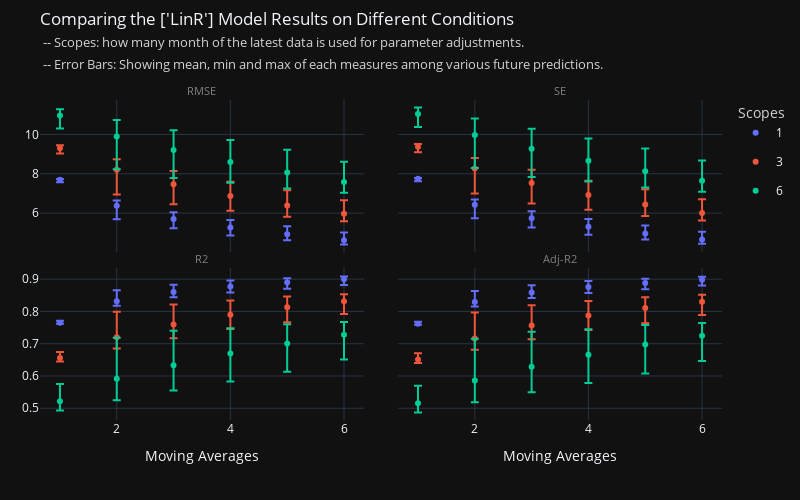
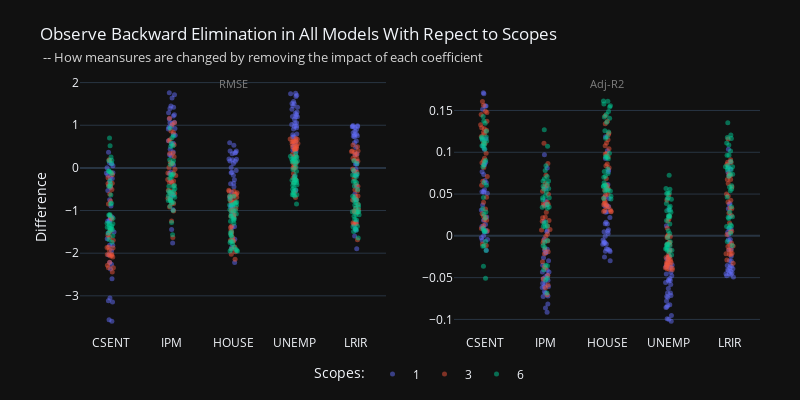
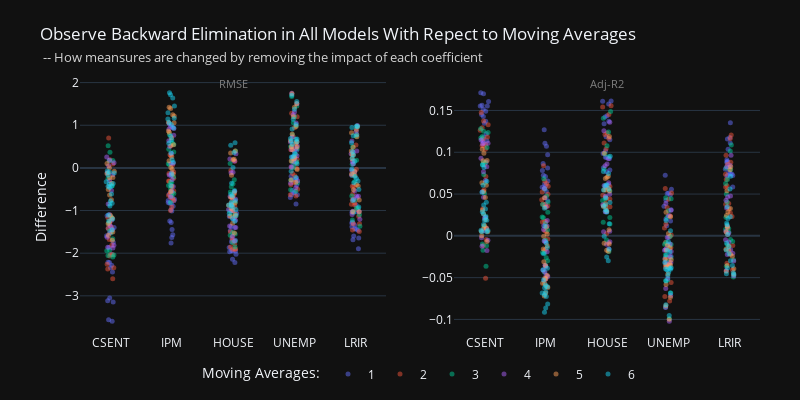

Write notebook code for charts like these, in order.
### Markdown cell above
### Multiple linear Regression
- Applying different scopes for parameter adjustments; [1,2,3,4,5,6]
- Feature selection by backward elimination for whole models.

### Code cell
# comparing model performance & backward elimination test
fig1_1, fig1_2, fig1_3 = PA.model_learning([1,3,6], model='LinR')

fig1_1.show()
fig1_2.show()
fig1_3.show()

### Figure 1 — Plotly figure (JSON) as saved in the notebook; plotly's stock layout.template omitted (floating-point values rounded to 4 significant figures)
{"data": [{"error_y": {"array": [0.04178, 0.2667, 0.3458, 0.3882, 0.4146, 0.3923], "arrayminus": [0.1204, 0.6861, 0.4761, 0.4049, 0.2989, 0.2101]}, "hovertemplate": "SC=1<br>MA=%{x}<br>RMSE_mean=%{y}<extra></extra>", "legendgroup": "1", "marker": {"color": "#636efa", "symbol": "circle"}, "mode": "markers", "name": "1", "orientation": "v", "showlegend": true, "type": "scatter", "x": [1, 2, 3, 4, 5, 6], "xaxis": "x", "y": [7.69, 6.378, 5.703, 5.266, 4.922, 4.62], "yaxis": "y"}, {"error_y": {"array": [0.1426, 0.5334, 0.6705, 0.7242, 0.7717, 0.6878], "arrayminus": [0.2776, 1.253, 1.026, 0.7442, 0.5752, 0.3772]}, "hovertemplate": "SC=3<br>MA=%{x}<br>RMSE_mean=%{y}<extra></extra>", "legendgroup": "3", "marker": {"color": "#EF553B", "symbol": "circle"}, "mode": "markers", "name": "3", "orientation": "v", "showlegend": true, "type": "scatter", "x": [1, 2, 3, 4, 5, 6], "xaxis": "x", "y": [9.303, 8.202, 7.473, 6.87, 6.388, 5.966], "yaxis": "y"}, {"error_y": {"array": [0.3195, 0.8325, 1.002, 1.119, 1.152, 1.028], "arrayminus": [0.6547, 1.667, 1.426, 1.056, 0.8188, 0.5441]}, "hovertemplate": "SC=6<br>MA=%{x}<br>RMSE_mean=%{y}<extra></extra>", "legendgroup": "6", "marker": {"color": "#00cc96", "symbol": "circle"}, "mode": "markers", "name": "6", "orientation": "v", "showlegend": true, "type": "scatter", "x": [1, 2, 3, 4, 5, 6], "xaxis": "x", "y": [10.96, 9.895, 9.209, 8.602, 8.067, 7.584], "yaxis": "y"}, {"error_y": {"array": [0.04243, 0.2689, 0.3485, 0.3913, 0.4179, 0.3955], "arrayminus": [0.1216, 0.6914, 0.4799, 0.408, 0.3013, 0.2117]}, "hovertemplate": "SC=1<br>MA=%{x}<br>SE_mean=%{y}<extra></extra>", "legendgroup": "1", "marker": {"color": "#636efa", "symbol": "circle"}, "mode": "markers", "name": "1", "orientation": "v", "showlegend": false, "type": "scatter", "x": [1, 2, 3, 4, 5, 6], "xaxis": "x2", "y": [7.747, 6.425, 5.745, 5.305, 4.958, 4.655], "yaxis": "y2"}, {"error_y": {"array": [0.1436, 0.5376, 0.6756, 0.7299, 0.7777, 0.6932], "arrayminus": [0.2801, 1.263, 1.034, 0.7499, 0.5796, 0.3801]}, "hovertemplate": "SC=3<br>MA=%{x}<br>SE_mean=%{y}<extra></extra>", "legendgroup": "3", "marker": {"color": "#EF553B", "symbol": "circle"}, "mode": "markers", "name": "3", "orientation": "v", "showlegend": false, "type": "scatter", "x": [1, 2, 3, 4, 5, 6], "xaxis": "x2", "y": [9.371, 8.262, 7.529, 6.921, 6.436, 6.011], "yaxis": "y2"}, {"error_y": {"array": [0.3217, 0.8389, 1.009, 1.128, 1.161, 1.036], "arrayminus": [0.6599, 1.68, 1.437, 1.065, 0.8251, 0.5484]}, "hovertemplate": "SC=6<br>MA=%{x}<br>SE_mean=%{y}<extra></extra>", "legendgroup": "6", "marker": {"color": "#00cc96", "symbol": "circle"}, "mode": "markers", "name": "6", "orientation": "v", "showlegend": false, "type": "scatter", "x": [1, 2, 3, 4, 5, 6], "xaxis": "x2", "y": [11.04, 9.968, 9.277, 8.666, 8.127, 7.64], "yaxis": "y2"}, {"error_y": {"array": [0.0062, 0.03411, 0.02227, 0.01841, 0.0133, 0.009216], "arrayminus": [0.00289, 0.01332, 0.01657, 0.0182, 0.01903, 0.01762]}, "hovertemplate": "SC=1<br>MA=%{x}<br>R2_mean=%{y}<extra></extra>", "legendgroup": "1", "marker": {"color": "#636efa", "symbol": "circle"}, "mode": "markers", "name": "1", "orientation": "v", "showlegend": false, "type": "scatter", "x": [1, 2, 3, 4, 5, 6], "xaxis": "x3", "y": [0.7646, 0.8312, 0.8604, 0.8772, 0.8893, 0.8994], "yaxis": "y3"}, {"error_y": {"array": [0.01873, 0.07932, 0.06226, 0.04415, 0.03313, 0.02133], "arrayminus": [0.01068, 0.03498, 0.0423, 0.04444, 0.04641, 0.04022]}, "hovertemplate": "SC=3<br>MA=%{x}<br>R2_mean=%{y}<extra></extra>", "legendgroup": "3", "marker": {"color": "#EF553B", "symbol": "circle"}, "mode": "markers", "name": "3", "orientation": "v", "showlegend": false, "type": "scatter", "x": [1, 2, 3, 4, 5, 6], "xaxis": "x3", "y": [0.6555, 0.7199, 0.7592, 0.79, 0.8129, 0.8319], "yaxis": "y3"}, {"error_y": {"array": [0.05372, 0.1271, 0.1064, 0.07796, 0.05965, 0.0391], "arrayminus": [0.02805, 0.06661, 0.07843, 0.08682, 0.08812, 0.07682]}, "hovertemplate": "SC=6<br>MA=%{x}<br>R2_mean=%{y}<extra></extra>", "legendgroup": "6", "marker": {"color": "#00cc96", "symbol": "circle"}, "mode": "markers", "name": "6", "orientation": "v", "showlegend": false, "type": "scatter", "x": [1, 2, 3, 4, 5, 6], "xaxis": "x3", "y": [0.5214, 0.5914, 0.6334, 0.67, 0.701, 0.7279], "yaxis": "y3"}, {"error_y": {"array": [0.006293, 0.03454, 0.02255, 0.01865, 0.01347, 0.009332], "arrayminus": [0.002914, 0.0135, 0.01678, 0.01843, 0.01928, 0.01784]}, "hovertemplate": "SC=1<br>MA=%{x}<br>Adj-R2_mean=%{y}<extra></extra>", "legendgroup": "1", "marker": {"color": "#636efa", "symbol": "circle"}, "mode": "markers", "name": "1", "orientation": "v", "showlegend": false, "type": "scatter", "x": [1, 2, 3, 4, 5, 6], "xaxis": "x4", "y": [0.7617, 0.8291, 0.8587, 0.8756, 0.888, 0.8981], "yaxis": "y4"}, {"error_y": {"array": [0.01898, 0.08031, 0.06305, 0.04471, 0.03355, 0.0216], "arrayminus": [0.0108, 0.03542, 0.04284, 0.04501, 0.047, 0.04074]}, "hovertemplate": "SC=3<br>MA=%{x}<br>Adj-R2_mean=%{y}<extra></extra>", "legendgroup": "3", "marker": {"color": "#EF553B", "symbol": "circle"}, "mode": "markers", "name": "3", "orientation": "v", "showlegend": false, "type": "scatter", "x": [1, 2, 3, 4, 5, 6], "xaxis": "x4", "y": [0.6513, 0.7165, 0.7563, 0.7874, 0.8106, 0.8298], "yaxis": "y4"}, {"error_y": {"array": [0.05441, 0.1287, 0.1078, 0.07895, 0.06041, 0.03959], "arrayminus": [0.02838, 0.06745, 0.07942, 0.08793, 0.08924, 0.0778]}, "hovertemplate": "SC=6<br>MA=%{x}<br>Adj-R2_mean=%{y}<extra></extra>", "legendgroup": "6", "marker": {"color": "#00cc96", "symbol": "circle"}, "mode": "markers", "name": "6", "orientation": "v", "showlegend": false, "type": "scatter", "x": [1, 2, 3, 4, 5, 6], "xaxis": "x4", "y": [0.5156, 0.5864, 0.6289, 0.6659, 0.6973, 0.7245], "yaxis": "y4"}], "layout": {"annotations": [{"font": {"color": "grey", "size": 11}, "showarrow": false, "text": "RMSE", "x": 0.2375, "xanchor": "center", "xref": "paper", "y": 1, "yanchor": "bottom", "yref": "paper"}, {"font": {"color": "grey", "size": 11}, "showarrow": false, "text": "SE", "x": 0.7625, "xanchor": "center", "xref": "paper", "y": 1, "yanchor": "bottom", "yref": "paper"}, {"font": {"color": "grey", "size": 11}, "showarrow": false, "text": "R2", "x": 0.2375, "xanchor": "center", "xref": "paper", "y": 0.475, "yanchor": "bottom", "yref": "paper"}, {"font": {"color": "grey", "size": 11}, "showarrow": false, "text": "Adj-R2", "x": 0.7625, "xanchor": "center", "xref": "paper", "y": 0.475, "yanchor": "bottom", "yref": "paper"}], "height": 500, "legend": {"title": {"font": {"color": "lightgrey"}, "text": "Scopes"}}, "margin": {"l": 40, "r": 40, "t": 100}, "title": {"text": "Comparing the ['LinR'] Model Results on Different Conditions<br><span style=\"font-size: 12.5px; color: lightgrey;\"> -- Scopes: how many month of the latest data is used for parameter adjustments.</span><br><span style=\"font-size: 12.5px; color: lightgrey;\"> -- Error Bars: Showing mean, min and max of each measures among various future predictions.</span>", "y": 0.95, "yanchor": "top"}, "width": 800, "xaxis": {"anchor": "y", "domain": [0, 0.475], "matches": "x3", "showticklabels": false}, "xaxis2": {"anchor": "y2", "domain": [0.525, 1], "matches": "x4", "showticklabels": false}, "xaxis3": {"anchor": "y3", "domain": [0, 0.475], "title": {"text": "Moving Averages"}}, "xaxis4": {"anchor": "y4", "domain": [0.525, 1], "title": {"text": "Moving Averages"}}, "yaxis": {"anchor": "x", "domain": [0.525, 1]}, "yaxis2": {"anchor": "x2", "domain": [0.525, 1], "matches": "y", "showticklabels": false}, "yaxis3": {"anchor": "x3", "domain": [0, 0.475]}, "yaxis4": {"anchor": "x4", "domain": [0, 0.475], "matches": "y3", "showticklabels": false}}}

### Figure 2 — Plotly figure (JSON) as saved in the notebook; plotly's stock layout.template omitted (floating-point values rounded to 4 significant figures; data arrays with more than 128 entries replaced by an {"elided": "..."} marker saying what was removed)
{"data": [{"alignmentgroup": "True", "boxpoints": "all", "fillcolor": "rgba(255,255,255,0)", "hoveron": "points", "hovertemplate": "sc=1<br>theta=%{x}<br>diff=%{y}<extra></extra>", "legendgroup": "1", "line": {"color": "rgba(255,255,255,0)"}, "marker": {"color": "#636efa", "opacity": 0.5, "size": 5}, "name": "1", "offsetgroup": "1", "orientation": "v", "pointpos": 0, "showlegend": true, "type": "box", "x": {"elided": "180 str values"}, "x0": " ", "xaxis": "x", "y": {"elided": "180 float values"}, "y0": " ", "yaxis": "y"}, {"alignmentgroup": "True", "boxpoints": "all", "fillcolor": "rgba(255,255,255,0)", "hoveron": "points", "hovertemplate": "sc=1<br>theta=%{x}<br>diff=%{y}<extra></extra>", "legendgroup": "1", "line": {"color": "rgba(255,255,255,0)"}, "marker": {"color": "#636efa", "opacity": 0.5, "size": 5}, "name": "1", "offsetgroup": "1", "orientation": "v", "pointpos": 0, "showlegend": false, "type": "box", "x": {"elided": "180 str values"}, "x0": " ", "xaxis": "x2", "y": {"elided": "180 float values"}, "y0": " ", "yaxis": "y2"}, {"alignmentgroup": "True", "boxpoints": "all", "fillcolor": "rgba(255,255,255,0)", "hoveron": "points", "hovertemplate": "sc=3<br>theta=%{x}<br>diff=%{y}<extra></extra>", "legendgroup": "3", "line": {"color": "rgba(255,255,255,0)"}, "marker": {"color": "#EF553B", "opacity": 0.5, "size": 5}, "name": "3", "offsetgroup": "3", "orientation": "v", "pointpos": 0, "showlegend": true, "type": "box", "x": {"elided": "180 str values"}, "x0": " ", "xaxis": "x", "y": {"elided": "180 float values"}, "y0": " ", "yaxis": "y"}, {"alignmentgroup": "True", "boxpoints": "all", "fillcolor": "rgba(255,255,255,0)", "hoveron": "points", "hovertemplate": "sc=3<br>theta=%{x}<br>diff=%{y}<extra></extra>", "legendgroup": "3", "line": {"color": "rgba(255,255,255,0)"}, "marker": {"color": "#EF553B", "opacity": 0.5, "size": 5}, "name": "3", "offsetgroup": "3", "orientation": "v", "pointpos": 0, "showlegend": false, "type": "box", "x": {"elided": "180 str values"}, "x0": " ", "xaxis": "x2", "y": {"elided": "180 float values"}, "y0": " ", "yaxis": "y2"}, {"alignmentgroup": "True", "boxpoints": "all", "fillcolor": "rgba(255,255,255,0)", "hoveron": "points", "hovertemplate": "sc=6<br>theta=%{x}<br>diff=%{y}<extra></extra>", "legendgroup": "6", "line": {"color": "rgba(255,255,255,0)"}, "marker": {"color": "#00cc96", "opacity": 0.5, "size": 5}, "name": "6", "offsetgroup": "6", "orientation": "v", "pointpos": 0, "showlegend": true, "type": "box", "x": {"elided": "180 str values"}, "x0": " ", "xaxis": "x", "y": {"elided": "180 float values"}, "y0": " ", "yaxis": "y"}, {"alignmentgroup": "True", "boxpoints": "all", "fillcolor": "rgba(255,255,255,0)", "hoveron": "points", "hovertemplate": "sc=6<br>theta=%{x}<br>diff=%{y}<extra></extra>", "legendgroup": "6", "line": {"color": "rgba(255,255,255,0)"}, "marker": {"color": "#00cc96", "opacity": 0.5, "size": 5}, "name": "6", "offsetgroup": "6", "orientation": "v", "pointpos": 0, "showlegend": false, "type": "box", "x": {"elided": "180 str values"}, "x0": " ", "xaxis": "x2", "y": {"elided": "180 float values"}, "y0": " ", "yaxis": "y2"}], "layout": {"annotations": [{"font": {"color": "grey", "size": 11}, "showarrow": false, "text": "RMSE", "x": 0.225, "xanchor": "center", "xref": "paper", "y": 0.95, "yanchor": "bottom", "yref": "paper"}, {"font": {"color": "grey", "size": 11}, "showarrow": false, "text": "Adj-R2", "x": 0.775, "xanchor": "center", "xref": "paper", "y": 0.95, "yanchor": "bottom", "yref": "paper"}], "height": 400, "legend": {"orientation": "h", "title": {"text": "Scopes:"}, "x": 0.5, "xanchor": "center", "y": -0.1, "yanchor": "top"}, "margin": {"b": 60, "l": 80, "r": 40, "t": 80}, "title": {"text": "Observe Backward Elimination in All Models With Repect to Scopes<br><span style=\"font-size: 12.5px; color: lightgrey;\"> -- How meansures are changed by removing the impact of each coefficient</span>"}, "width": 800, "xaxis": {"anchor": "y", "domain": [0, 0.45]}, "xaxis2": {"anchor": "y2", "domain": [0.55, 1]}, "yaxis": {"anchor": "x", "domain": [0, 1], "title": {"text": "Difference"}}, "yaxis2": {"anchor": "x2", "domain": [0, 1]}}}

### Figure 3 — Plotly figure (JSON) as saved in the notebook; plotly's stock layout.template omitted (floating-point values rounded to 4 significant figures)
{"data": [{"alignmentgroup": "True", "boxpoints": "all", "fillcolor": "rgba(255,255,255,0)", "hoveron": "points", "hovertemplate": "ma=1<br>theta=%{x}<br>diff=%{y}<extra></extra>", "legendgroup": "1", "line": {"color": "rgba(255,255,255,0)"}, "marker": {"color": "#636efa", "opacity": 0.5, "size": 5}, "name": "1", "offsetgroup": "1", "orientation": "v", "pointpos": 0, "showlegend": true, "type": "box", "x": ["CSENT", "IPM", "HOUSE", "UNEMP", "LRIR", "CSENT", "IPM", "HOUSE", "UNEMP", "LRIR", "CSENT", "IPM", "HOUSE", "UNEMP", "LRIR", "CSENT", "IPM", "HOUSE", "UNEMP", "LRIR", "CSENT", "IPM", "HOUSE", "UNEMP", "LRIR", "CSENT", "IPM", "HOUSE", "UNEMP", "LRIR", "CSENT", "IPM", "HOUSE", "UNEMP", "LRIR", "CSENT", "IPM", "HOUSE", "UNEMP", "LRIR", "CSENT", "IPM", "HOUSE", "UNEMP", "LRIR", "CSENT", "IPM", "HOUSE", "UNEMP", "LRIR", "CSENT", "IPM", "HOUSE", "UNEMP", "LRIR", "CSENT", "IPM", "HOUSE", "UNEMP", "LRIR", "CSENT", "IPM", "HOUSE", "UNEMP", "LRIR", "CSENT", "IPM", "HOUSE", "UNEMP", "LRIR", "CSENT", "IPM", "HOUSE", "UNEMP", "LRIR", "CSENT", "IPM", "HOUSE", "UNEMP", "LRIR", "CSENT", "IPM", "HOUSE", "UNEMP", "LRIR", "CSENT", "IPM", "HOUSE", "UNEMP", "LRIR"], "x0": " ", "xaxis": "x", "y": [-2.218, -0.6375, -1.374, -0.5295, -1.437, -3.117, -0.6149, -2.221, -0.1977, -1.894, -3.144, -0.7089, -1.868, 0.2612, -1.345, -3.052, -0.9826, -1.675, 0.3863, -1.27, -3.56, -1.443, -1.395, 0.4935, -1.597, -3.597, -1.763, -1.065, 0.416, -1.465, -1.867, -0.8324, -1.467, -0.696, -1.292, -2.441, -0.7338, -2.142, -0.5795, -1.683, -2.341, -0.8277, -1.964, -0.2353, -1.285, -2.024, -1.011, -2.027, -0.2696, -1.038, -2.213, -1.244, -1.696, 0.02493, -1.028, -2.284, -1.629, -1.167, 0.1377, -1.016, -1.121, -0.7733, -1.193, -0.6268, -1.43, -1.746, -0.7637, -1.949, -0.847, -1.645, -1.593, -0.809, -1.938, -0.6304, -1.378, -1.33, -0.8995, -1.951, -0.5805, -1.031, -1.422, -1.281, -1.735, -0.4056, -0.8658, -1.396, -1.569, -1.139, -0.2792, -0.6925], "y0": " ", "yaxis": "y"}, {"alignmentgroup": "True", "boxpoints": "all", "fillcolor": "rgba(255,255,255,0)", "hoveron": "points", "hovertemplate": "ma=1<br>theta=%{x}<br>diff=%{y}<extra></extra>", "legendgroup": "1", "line": {"color": "rgba(255,255,255,0)"}, "marker": {"color": "#636efa", "opacity": 0.5, "size": 5}, "name": "1", "offsetgroup": "1", "orientation": "v", "pointpos": 0, "showlegend": false, "type": "box", "x": ["CSENT", "IPM", "HOUSE", "UNEMP", "LRIR", "CSENT", "IPM", "HOUSE", "UNEMP", "LRIR", "CSENT", "IPM", "HOUSE", "UNEMP", "LRIR", "CSENT", "IPM", "HOUSE", "UNEMP", "LRIR", "CSENT", "IPM", "HOUSE", "UNEMP", "LRIR", "CSENT", "IPM", "HOUSE", "UNEMP", "LRIR", "CSENT", "IPM", "HOUSE", "UNEMP", "LRIR", "CSENT", "IPM", "HOUSE", "UNEMP", "LRIR", "CSENT", "IPM", "HOUSE", "UNEMP", "LRIR", "CSENT", "IPM", "HOUSE", "UNEMP", "LRIR", "CSENT", "IPM", "HOUSE", "UNEMP", "LRIR", "CSENT", "IPM", "HOUSE", "UNEMP", "LRIR", "CSENT", "IPM", "HOUSE", "UNEMP", "LRIR", "CSENT", "IPM", "HOUSE", "UNEMP", "LRIR", "CSENT", "IPM", "HOUSE", "UNEMP", "LRIR", "CSENT", "IPM", "HOUSE", "UNEMP", "LRIR", "CSENT", "IPM", "HOUSE", "UNEMP", "LRIR", "CSENT", "IPM", "HOUSE", "UNEMP", "LRIR"], "x0": " ", "xaxis": "x2", "y": [0.116, 0.03742, 0.07655, 0.03132, 0.07973, 0.1553, 0.03686, 0.1187, 0.01218, 0.1037, 0.1554, 0.04199, 0.1019, -0.01649, 0.07621, 0.1514, 0.05694, 0.09241, -0.02451, 0.07215, 0.1699, 0.08111, 0.0787, -0.03159, 0.08879, 0.1713, 0.09693, 0.06155, -0.0265, 0.08227, 0.1223, 0.05802, 0.09849, 0.0489, 0.08763, 0.1606, 0.05335, 0.1436, 0.04249, 0.1159, 0.1561, 0.06025, 0.134, 0.01769, 0.09117, 0.137, 0.07257, 0.1372, 0.02016, 0.07441, 0.1453, 0.0865, 0.1149, -0.001861, 0.07237, 0.1491, 0.1107, 0.08145, -0.01033, 0.07153, 0.08848, 0.0621, 0.09381, 0.05071, 0.111, 0.1428, 0.06552, 0.1579, 0.07239, 0.1353, 0.1346, 0.07092, 0.1611, 0.05571, 0.1176, 0.1134, 0.0782, 0.1614, 0.05121, 0.08906, 0.1183, 0.1073, 0.1422, 0.03542, 0.07399, 0.1138, 0.1269, 0.09403, 0.02402, 0.05842], "y0": " ", "yaxis": "y2"}, {"alignmentgroup": "True", "boxpoints": "all", "fillcolor": "rgba(255,255,255,0)", "hoveron": "points", "hovertemplate": "ma=2<br>theta=%{x}<br>diff=%{y}<extra></extra>", "legendgroup": "2", "line": {"color": "rgba(255,255,255,0)"}, "marker": {"color": "#EF553B", "opacity": 0.5, "size": 5}, "name": "2", "offsetgroup": "2", "orientation": "v", "pointpos": 0, "showlegend": true, "type": "box", "x": ["CSENT", "IPM", "HOUSE", "UNEMP", "LRIR", "CSENT", "IPM", "HOUSE", "UNEMP", "LRIR", "CSENT", "IPM", "HOUSE", "UNEMP", "LRIR", "CSENT", "IPM", "HOUSE", "UNEMP", "LRIR", "CSENT", "IPM", "HOUSE", "UNEMP", "LRIR", "CSENT", "IPM", "HOUSE", "UNEMP", "LRIR", "CSENT", "IPM", "HOUSE", "UNEMP", "LRIR", "CSENT", "IPM", "HOUSE", "UNEMP", "LRIR", "CSENT", "IPM", "HOUSE", "UNEMP", "LRIR", "CSENT", "IPM", "HOUSE", "UNEMP", "LRIR", "CSENT", "IPM", "HOUSE", "UNEMP", "LRIR", "CSENT", "IPM", "HOUSE", "UNEMP", "LRIR", "CSENT", "IPM", "HOUSE", "UNEMP", "LRIR", "CSENT", "IPM", "HOUSE", "UNEMP", "LRIR", "CSENT", "IPM", "HOUSE", "UNEMP", "LRIR", "CSENT", "IPM", "HOUSE", "UNEMP", "LRIR", "CSENT", "IPM", "HOUSE", "UNEMP", "LRIR", "CSENT", "IPM", "HOUSE", "UNEMP", "LRIR"], "x0": " ", "xaxis": "x", "y": [0.08938, -0.1288, -0.06059, 0.7276, 0.79, -1.167, -0.09391, 0.1542, 0.5134, -0.03377, -1.814, 0.3101, -0.8779, 0.6096, -0.7547, -2.37, 0.2822, -1.152, 0.94, -0.7223, -2.26, 0.06994, -0.9023, 1.202, -0.4315, -2.599, -0.3149, -0.6896, 1.282, -0.6147, 0.1937, -0.3046, -0.6203, 0.4282, 0.5394, -1.177, -0.6006, -0.7854, -0.0133, -0.4284, -2.036, -0.5269, -1.635, -0.3422, -1.31, -2.344, -0.5412, -1.9, -0.131, -1.31, -2.066, -0.7108, -1.857, 0.01076, -0.9773, -2.03, -0.9182, -1.71, 0.1095, -0.8524, 0.7034, -0.2412, -0.6641, 0.2004, 0.1669, -0.4304, -0.5785, -0.8008, -0.1866, -0.8169, -1.394, -0.6427, -1.495, -0.6278, -1.494, -1.678, -0.6888, -1.907, -0.6567, -1.458, -1.413, -0.7578, -1.905, -0.5012, -1.133, -1.299, -0.9966, -1.793, -0.3925, -0.8701], "y0": " ", "yaxis": "y"}, {"alignmentgroup": "True", "boxpoints": "all", "fillcolor": "rgba(255,255,255,0)", "hoveron": "points", "hovertemplate": "ma=2<br>theta=%{x}<br>diff=%{y}<extra></extra>", "legendgroup": "2", "line": {"color": "rgba(255,255,255,0)"}, "marker": {"color": "#EF553B", "opacity": 0.5, "size": 5}, "name": "2", "offsetgroup": "2", "orientation": "v", "pointpos": 0, "showlegend": false, "type": "box", "x": ["CSENT", "IPM", "HOUSE", "UNEMP", "LRIR", "CSENT", "IPM", "HOUSE", "UNEMP", "LRIR", "CSENT", "IPM", "HOUSE", "UNEMP", "LRIR", "CSENT", "IPM", "HOUSE", "UNEMP", "LRIR", "CSENT", "IPM", "HOUSE", "UNEMP", "LRIR", "CSENT", "IPM", "HOUSE", "UNEMP", "LRIR", "CSENT", "IPM", "HOUSE", "UNEMP", "LRIR", "CSENT", "IPM", "HOUSE", "UNEMP", "LRIR", "CSENT", "IPM", "HOUSE", "UNEMP", "LRIR", "CSENT", "IPM", "HOUSE", "UNEMP", "LRIR", "CSENT", "IPM", "HOUSE", "UNEMP", "LRIR", "CSENT", "IPM", "HOUSE", "UNEMP", "LRIR", "CSENT", "IPM", "HOUSE", "UNEMP", "LRIR", "CSENT", "IPM", "HOUSE", "UNEMP", "LRIR", "CSENT", "IPM", "HOUSE", "UNEMP", "LRIR", "CSENT", "IPM", "HOUSE", "UNEMP", "LRIR", "CSENT", "IPM", "HOUSE", "UNEMP", "LRIR", "CSENT", "IPM", "HOUSE", "UNEMP", "LRIR"], "x0": " ", "xaxis": "x2", "y": [-0.004317, 0.006104, 0.002888, -0.03709, -0.04048, 0.05506, 0.004852, -0.008128, -0.02784, 0.001753, 0.08505, -0.0173, 0.0446, -0.03477, 0.03873, 0.1077, -0.01596, 0.05822, -0.05574, 0.0378, 0.1037, -0.003891, 0.04653, -0.07255, 0.0231, 0.116, 0.01706, 0.03629, -0.07802, 0.03254, -0.01149, 0.01743, 0.03466, -0.02582, -0.03278, 0.07099, 0.03768, 0.04867, 0.0008673, 0.02719, 0.1265, 0.03606, 0.1043, 0.02368, 0.08538, 0.1476, 0.03816, 0.1232, 0.009464, 0.08818, 0.133, 0.0498, 0.1212, -0.0007865, 0.06737, 0.1292, 0.06271, 0.1112, -0.007947, 0.05845, -0.0508, 0.01646, 0.04414, -0.01405, -0.01168, 0.03235, 0.04311, 0.05894, 0.01421, 0.06007, 0.1094, 0.05244, 0.1167, 0.05126, 0.1166, 0.1373, 0.05922, 0.1542, 0.05654, 0.1207, 0.1184, 0.06556, 0.1557, 0.0439, 0.09629, 0.1078, 0.08395, 0.1451, 0.03405, 0.07376], "y0": " ", "yaxis": "y2"}, {"alignmentgroup": "True", "boxpoints": "all", "fillcolor": "rgba(255,255,255,0)", "hoveron": "points", "hovertemplate": "ma=3<br>theta=%{x}<br>diff=%{y}<extra></extra>", "legendgroup": "3", "line": {"color": "rgba(255,255,255,0)"}, "marker": {"color": "#00cc96", "opacity": 0.5, "size": 5}, "name": "3", "offsetgroup": "3", "orientation": "v", "pointpos": 0, "showlegend": true, "type": "box", "x": ["CSENT", "IPM", "HOUSE", "UNEMP", "LRIR", "CSENT", "IPM", "HOUSE", "UNEMP", "LRIR", "CSENT", "IPM", "HOUSE", "UNEMP", "LRIR", "CSENT", "IPM", "HOUSE", "UNEMP", "LRIR", "CSENT", "IPM", "HOUSE", "UNEMP", "LRIR", "CSENT", "IPM", "HOUSE", "UNEMP", "LRIR", "CSENT", "IPM", "HOUSE", "UNEMP", "LRIR", "CSENT", "IPM", "HOUSE", "UNEMP", "LRIR", "CSENT", "IPM", "HOUSE", "UNEMP", "LRIR", "CSENT", "IPM", "HOUSE", "UNEMP", "LRIR", "CSENT", "IPM", "HOUSE", "UNEMP", "LRIR", "CSENT", "IPM", "HOUSE", "UNEMP", "LRIR", "CSENT", "IPM", "HOUSE", "UNEMP", "LRIR", "CSENT", "IPM", "HOUSE", "UNEMP", "LRIR", "CSENT", "IPM", "HOUSE", "UNEMP", "LRIR", "CSENT", "IPM", "HOUSE", "UNEMP", "LRIR", "CSENT", "IPM", "HOUSE", "UNEMP", "LRIR", "CSENT", "IPM", "HOUSE", "UNEMP", "LRIR"], "x0": " ", "xaxis": "x", "y": [0.368, 0.4362, -0.3688, 0.7784, 0.9886, -0.2485, 0.546, 0.3937, 1.061, 0.7431, -1.149, 0.576, 0.1014, 0.9833, 0.08767, -1.659, 0.786, -0.4428, 1.206, -0.1759, -1.943, 0.6383, -0.5637, 1.453, -0.1547, -2.04, 0.3704, -0.2759, 1.672, -0.08045, 0.1714, 0.09826, -0.8037, 0.4477, 0.4971, -0.4172, -0.1226, -0.5244, 0.5011, 0.1798, -1.502, -0.343, -1.008, 0.1166, -0.6577, -2.056, -0.3353, -1.515, 0.006419, -1.044, -2.089, -0.412, -1.713, 0.1446, -0.9439, -1.929, -0.6016, -1.549, 0.3195, -0.7521, 0.5214, 0.07995, -0.8365, 0.1699, 0.101, 0.1673, -0.2158, -0.6579, 0.1391, -0.3199, -0.8493, -0.4898, -1.082, -0.2879, -1.096, -1.482, -0.574, -1.582, -0.548, -1.37, -1.535, -0.6572, -1.854, -0.515, -1.224, -1.286, -0.8102, -1.751, -0.3492, -0.9468], "y0": " ", "yaxis": "y"}, {"alignmentgroup": "True", "boxpoints": "all", "fillcolor": "rgba(255,255,255,0)", "hoveron": "points", "hovertemplate": "ma=3<br>theta=%{x}<br>diff=%{y}<extra></extra>", "legendgroup": "3", "line": {"color": "rgba(255,255,255,0)"}, "marker": {"color": "#00cc96", "opacity": 0.5, "size": 5}, "name": "3", "offsetgroup": "3", "orientation": "v", "pointpos": 0, "showlegend": false, "type": "box", "x": ["CSENT", "IPM", "HOUSE", "UNEMP", "LRIR", "CSENT", "IPM", "HOUSE", "UNEMP", "LRIR", "CSENT", "IPM", "HOUSE", "UNEMP", "LRIR", "CSENT", "IPM", "HOUSE", "UNEMP", "LRIR", "CSENT", "IPM", "HOUSE", "UNEMP", "LRIR", "CSENT", "IPM", "HOUSE", "UNEMP", "LRIR", "CSENT", "IPM", "HOUSE", "UNEMP", "LRIR", "CSENT", "IPM", "HOUSE", "UNEMP", "LRIR", "CSENT", "IPM", "HOUSE", "UNEMP", "LRIR", "CSENT", "IPM", "HOUSE", "UNEMP", "LRIR", "CSENT", "IPM", "HOUSE", "UNEMP", "LRIR", "CSENT", "IPM", "HOUSE", "UNEMP", "LRIR", "CSENT", "IPM", "HOUSE", "UNEMP", "LRIR", "CSENT", "IPM", "HOUSE", "UNEMP", "LRIR", "CSENT", "IPM", "HOUSE", "UNEMP", "LRIR", "CSENT", "IPM", "HOUSE", "UNEMP", "LRIR", "CSENT", "IPM", "HOUSE", "UNEMP", "LRIR", "CSENT", "IPM", "HOUSE", "UNEMP", "LRIR"], "x0": " ", "xaxis": "x2", "y": [-0.01731, -0.02065, 0.01617, -0.03801, -0.04918, 0.01109, -0.02624, -0.01866, -0.05336, -0.03634, 0.0511, -0.02992, -0.005057, -0.05281, -0.004368, 0.07345, -0.04312, 0.02193, -0.06834, 0.008915, 0.08525, -0.03513, 0.02809, -0.0851, 0.007982, 0.08816, -0.01987, 0.01402, -0.09911, 0.004158, -0.009736, -0.00555, 0.04224, -0.02597, -0.02894, 0.02354, 0.007074, 0.02935, -0.03027, -0.01061, 0.08735, 0.02167, 0.06079, -0.007598, 0.04064, 0.1237, 0.02267, 0.09468, -0.0004434, 0.06735, 0.1282, 0.02826, 0.1079, -0.01027, 0.06258, 0.1188, 0.04049, 0.0979, -0.02278, 0.05013, -0.03646, -0.005438, 0.05356, -0.01162, -0.006877, -0.01195, 0.01505, 0.04464, -0.009918, 0.02217, 0.06374, 0.03752, 0.0801, 0.02231, 0.08108, 0.1169, 0.04753, 0.1241, 0.04544, 0.1087, 0.1253, 0.05613, 0.1488, 0.0443, 0.1016, 0.1058, 0.06832, 0.1406, 0.03014, 0.07928], "y0": " ", "yaxis": "y2"}, {"alignmentgroup": "True", "boxpoints": "all", "fillcolor": "rgba(255,255,255,0)", "hoveron": "points", "hovertemplate": "ma=4<br>theta=%{x}<br>diff=%{y}<extra></extra>", "legendgroup": "4", "line": {"color": "rgba(255,255,255,0)"}, "marker": {"color": "#ab63fa", "opacity": 0.5, "size": 5}, "name": "4", "offsetgroup": "4", "orientation": "v", "pointpos": 0, "showlegend": true, "type": "box", "x": ["CSENT", "IPM", "HOUSE", "UNEMP", "LRIR", "CSENT", "IPM", "HOUSE", "UNEMP", "LRIR", "CSENT", "IPM", "HOUSE", "UNEMP", "LRIR", "CSENT", "IPM", "HOUSE", "UNEMP", "LRIR", "CSENT", "IPM", "HOUSE", "UNEMP", "LRIR", "CSENT", "IPM", "HOUSE", "UNEMP", "LRIR", "CSENT", "IPM", "HOUSE", "UNEMP", "LRIR", "CSENT", "IPM", "HOUSE", "UNEMP", "LRIR", "CSENT", "IPM", "HOUSE", "UNEMP", "LRIR", "CSENT", "IPM", "HOUSE", "UNEMP", "LRIR", "CSENT", "IPM", "HOUSE", "UNEMP", "LRIR", "CSENT", "IPM", "HOUSE", "UNEMP", "LRIR", "CSENT", "IPM", "HOUSE", "UNEMP", "LRIR", "CSENT", "IPM", "HOUSE", "UNEMP", "LRIR", "CSENT", "IPM", "HOUSE", "UNEMP", "LRIR", "CSENT", "IPM", "HOUSE", "UNEMP", "LRIR", "CSENT", "IPM", "HOUSE", "UNEMP", "LRIR", "CSENT", "IPM", "HOUSE", "UNEMP", "LRIR"], "x0": " ", "xaxis": "x", "y": [0.1197, 1.038, -0.6943, 0.7223, 0.8583, 0.0493, 0.9107, 0.1597, 1.056, 0.9947, -0.5299, 0.954, 0.333, 1.246, 0.63, -1.23, 0.9258, 0.2063, 1.312, 0.3317, -1.528, 0.9745, -0.1117, 1.506, 0.1455, -1.812, 0.7639, -0.09918, 1.753, 0.09177, -0.113, 0.6346, -0.9774, 0.4343, 0.3671, -0.1605, 0.3385, -0.5505, 0.6086, 0.3971, -0.8452, 0.1043, -0.6687, 0.5217, -0.09331, -1.624, -0.1211, -1.007, 0.2864, -0.5369, -1.878, -0.1807, -1.365, 0.2523, -0.7427, -1.861, -0.2742, -1.395, 0.4563, -0.6585, 0.1808, 0.5039, -1.007, 0.143, -0.05233, 0.2529, 0.1093, -0.7357, 0.2231, -0.1669, -0.3008, -0.1639, -0.8591, 0.02759, -0.6662, -1.09, -0.439, -1.227, -0.3029, -1.093, -1.45, -0.5492, -1.602, -0.4638, -1.203, -1.363, -0.6747, -1.715, -0.3604, -1.021], "y0": " ", "yaxis": "y"}, {"alignmentgroup": "True", "boxpoints": "all", "fillcolor": "rgba(255,255,255,0)", "hoveron": "points", "hovertemplate": "ma=4<br>theta=%{x}<br>diff=%{y}<extra></extra>", "legendgroup": "4", "line": {"color": "rgba(255,255,255,0)"}, "marker": {"color": "#ab63fa", "opacity": 0.5, "size": 5}, "name": "4", "offsetgroup": "4", "orientation": "v", "pointpos": 0, "showlegend": false, "type": "box", "x": ["CSENT", "IPM", "HOUSE", "UNEMP", "LRIR", "CSENT", "IPM", "HOUSE", "UNEMP", "LRIR", "CSENT", "IPM", "HOUSE", "UNEMP", "LRIR", "CSENT", "IPM", "HOUSE", "UNEMP", "LRIR", "CSENT", "IPM", "HOUSE", "UNEMP", "LRIR", "CSENT", "IPM", "HOUSE", "UNEMP", "LRIR", "CSENT", "IPM", "HOUSE", "UNEMP", "LRIR", "CSENT", "IPM", "HOUSE", "UNEMP", "LRIR", "CSENT", "IPM", "HOUSE", "UNEMP", "LRIR", "CSENT", "IPM", "HOUSE", "UNEMP", "LRIR", "CSENT", "IPM", "HOUSE", "UNEMP", "LRIR", "CSENT", "IPM", "HOUSE", "UNEMP", "LRIR", "CSENT", "IPM", "HOUSE", "UNEMP", "LRIR", "CSENT", "IPM", "HOUSE", "UNEMP", "LRIR", "CSENT", "IPM", "HOUSE", "UNEMP", "LRIR", "CSENT", "IPM", "HOUSE", "UNEMP", "LRIR", "CSENT", "IPM", "HOUSE", "UNEMP", "LRIR", "CSENT", "IPM", "HOUSE", "UNEMP", "LRIR"], "x0": " ", "xaxis": "x2", "y": [-0.005402, -0.05113, 0.0288, -0.03454, -0.04157, -0.002155, -0.04331, -0.007058, -0.05089, -0.04768, 0.02264, -0.04708, -0.01551, -0.06312, -0.03018, 0.05287, -0.04869, -0.01019, -0.07124, -0.01656, 0.06632, -0.05318, 0.005556, -0.08572, -0.007402, 0.07684, -0.04119, 0.004965, -0.1022, -0.004672, 0.006186, -0.03685, 0.0497, -0.02483, -0.02088, 0.008681, -0.01906, 0.02881, -0.03501, -0.02246, 0.04626, -0.006148, 0.03712, -0.03174, 0.00542, 0.0928, 0.007734, 0.06033, -0.01881, 0.03329, 0.1111, 0.01207, 0.08392, -0.01733, 0.04773, 0.1108, 0.01826, 0.08593, -0.03188, 0.04273, -0.01237, -0.03522, 0.06357, -0.009766, 0.003527, -0.01742, -0.00746, 0.04742, -0.01534, 0.01118, 0.02148, 0.0118, 0.0592, -0.00201, 0.04649, 0.08259, 0.03453, 0.09222, 0.02401, 0.08279, 0.1147, 0.04567, 0.1257, 0.03875, 0.09653, 0.11, 0.05655, 0.1358, 0.03071, 0.08402], "y0": " ", "yaxis": "y2"}, {"alignmentgroup": "True", "boxpoints": "all", "fillcolor": "rgba(255,255,255,0)", "hoveron": "points", "hovertemplate": "ma=5<br>theta=%{x}<br>diff=%{y}<extra></extra>", "legendgroup": "5", "line": {"color": "rgba(255,255,255,0)"}, "marker": {"color": "#FFA15A", "opacity": 0.5, "size": 5}, "name": "5", "offsetgroup": "5", "orientation": "v", "pointpos": 0, "showlegend": true, "type": "box", "x": ["CSENT", "IPM", "HOUSE", "UNEMP", "LRIR", "CSENT", "IPM", "HOUSE", "UNEMP", "LRIR", "CSENT", "IPM", "HOUSE", "UNEMP", "LRIR", "CSENT", "IPM", "HOUSE", "UNEMP", "LRIR", "CSENT", "IPM", "HOUSE", "UNEMP", "LRIR", "CSENT", "IPM", "HOUSE", "UNEMP", "LRIR", "CSENT", "IPM", "HOUSE", "UNEMP", "LRIR", "CSENT", "IPM", "HOUSE", "UNEMP", "LRIR", "CSENT", "IPM", "HOUSE", "UNEMP", "LRIR", "CSENT", "IPM", "HOUSE", "UNEMP", "LRIR", "CSENT", "IPM", "HOUSE", "UNEMP", "LRIR", "CSENT", "IPM", "HOUSE", "UNEMP", "LRIR", "CSENT", "IPM", "HOUSE", "UNEMP", "LRIR", "CSENT", "IPM", "HOUSE", "UNEMP", "LRIR", "CSENT", "IPM", "HOUSE", "UNEMP", "LRIR", "CSENT", "IPM", "HOUSE", "UNEMP", "LRIR", "CSENT", "IPM", "HOUSE", "UNEMP", "LRIR", "CSENT", "IPM", "HOUSE", "UNEMP", "LRIR"], "x0": " ", "xaxis": "x", "y": [-0.1112, 1.42, -0.8721, 0.7926, 0.8219, 0.0005128, 1.394, -0.1723, 0.9703, 0.9672, -0.225, 1.243, 0.2045, 1.197, 0.9013, -0.7454, 1.217, 0.3937, 1.425, 0.7318, -1.249, 1.069, 0.3465, 1.51, 0.4862, -1.501, 1.056, 0.1937, 1.741, 0.3156, -0.3604, 0.8675, -1.09, 0.4956, 0.3018, -0.2335, 0.8283, -0.6885, 0.6119, 0.3981, -0.5053, 0.5405, -0.5831, 0.6341, 0.2149, -1.119, 0.2597, -0.6904, 0.5697, -0.07718, -1.578, 0.009193, -0.9468, 0.4232, -0.3888, -1.695, -0.03248, -1.126, 0.4906, -0.5124, -0.1311, 0.7077, -1.128, 0.2088, -0.1437, 0.1011, 0.5183, -0.8733, 0.2523, -0.1799, -0.08127, 0.1682, -0.824, 0.1596, -0.4241, -0.6358, -0.1405, -0.9925, -0.03815, -0.7525, -1.179, -0.428, -1.301, -0.2847, -1.026, -1.313, -0.5531, -1.524, -0.3372, -1.03], "y0": " ", "yaxis": "y"}, {"alignmentgroup": "True", "boxpoints": "all", "fillcolor": "rgba(255,255,255,0)", "hoveron": "points", "hovertemplate": "ma=5<br>theta=%{x}<br>diff=%{y}<extra></extra>", "legendgroup": "5", "line": {"color": "rgba(255,255,255,0)"}, "marker": {"color": "#FFA15A", "opacity": 0.5, "size": 5}, "name": "5", "offsetgroup": "5", "orientation": "v", "pointpos": 0, "showlegend": false, "type": "box", "x": ["CSENT", "IPM", "HOUSE", "UNEMP", "LRIR", "CSENT", "IPM", "HOUSE", "UNEMP", "LRIR", "CSENT", "IPM", "HOUSE", "UNEMP", "LRIR", "CSENT", "IPM", "HOUSE", "UNEMP", "LRIR", "CSENT", "IPM", "HOUSE", "UNEMP", "LRIR", "CSENT", "IPM", "HOUSE", "UNEMP", "LRIR", "CSENT", "IPM", "HOUSE", "UNEMP", "LRIR", "CSENT", "IPM", "HOUSE", "UNEMP", "LRIR", "CSENT", "IPM", "HOUSE", "UNEMP", "LRIR", "CSENT", "IPM", "HOUSE", "UNEMP", "LRIR", "CSENT", "IPM", "HOUSE", "UNEMP", "LRIR", "CSENT", "IPM", "HOUSE", "UNEMP", "LRIR", "CSENT", "IPM", "HOUSE", "UNEMP", "LRIR", "CSENT", "IPM", "HOUSE", "UNEMP", "LRIR", "CSENT", "IPM", "HOUSE", "UNEMP", "LRIR", "CSENT", "IPM", "HOUSE", "UNEMP", "LRIR", "CSENT", "IPM", "HOUSE", "UNEMP", "LRIR", "CSENT", "IPM", "HOUSE", "UNEMP", "LRIR"], "x0": " ", "xaxis": "x2", "y": [0.004849, -0.07195, 0.03497, -0.03787, -0.03939, -2.187e-05, -0.06841, 0.007212, -0.04572, -0.04556, 0.009443, -0.06059, -0.008986, -0.05808, -0.0425, 0.03104, -0.06169, -0.01846, -0.07359, -0.03545, 0.05311, -0.05686, -0.01728, -0.08341, -0.02456, 0.06349, -0.05713, -0.009704, -0.09967, -0.01599, 0.01935, -0.05149, 0.05481, -0.02857, -0.01712, 0.01227, -0.04758, 0.03473, -0.03454, -0.02208, 0.02657, -0.03103, 0.03045, -0.03667, -0.01202, 0.06064, -0.01572, 0.03877, -0.0353, 0.004553, 0.08985, -0.0005908, 0.05667, -0.028, 0.02427, 0.0987, 0.00214, 0.06853, -0.03351, 0.03263, 0.008878, -0.05066, 0.07117, -0.01447, 0.009724, -0.006804, -0.0359, 0.05488, -0.01716, 0.01188, 0.005581, -0.01174, 0.05376, -0.01114, 0.02845, 0.04594, 0.01047, 0.07008, 0.002861, 0.05397, 0.09021, 0.03423, 0.09878, 0.02295, 0.0792, 0.1037, 0.04562, 0.1189, 0.02815, 0.08272], "y0": " ", "yaxis": "y2"}, {"alignmentgroup": "True", "boxpoints": "all", "fillcolor": "rgba(255,255,255,0)", "hoveron": "points", "hovertemplate": "ma=6<br>theta=%{x}<br>diff=%{y}<extra></extra>", "legendgroup": "6", "line": {"color": "rgba(255,255,255,0)"}, "marker": {"color": "#19d3f3", "opacity": 0.5, "size": 5}, "name": "6", "offsetgroup": "6", "orientation": "v", "pointpos": 0, "showlegend": true, "type": "box", "x": ["CSENT", "IPM", "HOUSE", "UNEMP", "LRIR", "CSENT", "IPM", "HOUSE", "UNEMP", "LRIR", "CSENT", "IPM", "HOUSE", "UNEMP", "LRIR", "CSENT", "IPM", "HOUSE", "UNEMP", "LRIR", "CSENT", "IPM", "HOUSE", "UNEMP", "LRIR", "CSENT", "IPM", "HOUSE", "UNEMP", "LRIR", "CSENT", "IPM", "HOUSE", "UNEMP", "LRIR", "CSENT", "IPM", "HOUSE", "UNEMP", "LRIR", "CSENT", "IPM", "HOUSE", "UNEMP", "LRIR", "CSENT", "IPM", "HOUSE", "UNEMP", "LRIR", "CSENT", "IPM", "HOUSE", "UNEMP", "LRIR", "CSENT", "IPM", "HOUSE", "UNEMP", "LRIR", "CSENT", "IPM", "HOUSE", "UNEMP", "LRIR", "CSENT", "IPM", "HOUSE", "UNEMP", "LRIR", "CSENT", "IPM", "HOUSE", "UNEMP", "LRIR", "CSENT", "IPM", "HOUSE", "UNEMP", "LRIR", "CSENT", "IPM", "HOUSE", "UNEMP", "LRIR", "CSENT", "IPM", "HOUSE", "UNEMP", "LRIR"], "x0": " ", "xaxis": "x", "y": [-0.3271, 1.763, -0.9143, 0.9147, 0.7544, -0.1196, 1.717, -0.36, 1.018, 0.9682, -0.1637, 1.64, 0.008754, 1.139, 0.948, -0.4593, 1.453, 0.3604, 1.378, 0.9702, -0.8957, 1.294, 0.5292, 1.556, 0.7785, -1.246, 1.144, 0.5897, 1.706, 0.5913, -0.6141, 1.162, -1.118, 0.5543, 0.155, -0.3633, 1.059, -0.8033, 0.6719, 0.3866, -0.4331, 1.014, -0.6191, 0.6869, 0.3092, -0.7747, 0.6584, -0.5489, 0.6768, 0.2236, -1.201, 0.3481, -0.6524, 0.6263, -0.02867, -1.449, 0.1348, -0.7647, 0.611, -0.2482, -0.4304, 0.936, -1.185, 0.2721, -0.3096, -0.09718, 0.749, -0.9767, 0.3357, -0.2024, -0.07453, 0.5805, -0.8681, 0.2532, -0.3468, -0.3758, 0.1914, -0.8898, 0.0987, -0.5059, -0.8284, -0.152, -1.069, -0.07847, -0.7623, -1.105, -0.4104, -1.25, -0.2263, -0.9173], "y0": " ", "yaxis": "y"}, {"alignmentgroup": "True", "boxpoints": "all", "fillcolor": "rgba(255,255,255,0)", "hoveron": "points", "hovertemplate": "ma=6<br>theta=%{x}<br>diff=%{y}<extra></extra>", "legendgroup": "6", "line": {"color": "rgba(255,255,255,0)"}, "marker": {"color": "#19d3f3", "opacity": 0.5, "size": 5}, "name": "6", "offsetgroup": "6", "orientation": "v", "pointpos": 0, "showlegend": false, "type": "box", "x": ["CSENT", "IPM", "HOUSE", "UNEMP", "LRIR", "CSENT", "IPM", "HOUSE", "UNEMP", "LRIR", "CSENT", "IPM", "HOUSE", "UNEMP", "LRIR", "CSENT", "IPM", "HOUSE", "UNEMP", "LRIR", "CSENT", "IPM", "HOUSE", "UNEMP", "LRIR", "CSENT", "IPM", "HOUSE", "UNEMP", "LRIR", "CSENT", "IPM", "HOUSE", "UNEMP", "LRIR", "CSENT", "IPM", "HOUSE", "UNEMP", "LRIR", "CSENT", "IPM", "HOUSE", "UNEMP", "LRIR", "CSENT", "IPM", "HOUSE", "UNEMP", "LRIR", "CSENT", "IPM", "HOUSE", "UNEMP", "LRIR", "CSENT", "IPM", "HOUSE", "UNEMP", "LRIR", "CSENT", "IPM", "HOUSE", "UNEMP", "LRIR", "CSENT", "IPM", "HOUSE", "UNEMP", "LRIR", "CSENT", "IPM", "HOUSE", "UNEMP", "LRIR", "CSENT", "IPM", "HOUSE", "UNEMP", "LRIR", "CSENT", "IPM", "HOUSE", "UNEMP", "LRIR", "CSENT", "IPM", "HOUSE", "UNEMP", "LRIR"], "x0": " ", "xaxis": "x2", "y": [0.01369, -0.09138, 0.03571, -0.0437, -0.03547, 0.004978, -0.08645, 0.01457, -0.04788, -0.04531, 0.006741, -0.08164, -0.0003677, -0.054, -0.04406, 0.01879, -0.07264, -0.01615, -0.0684, -0.04629, 0.03701, -0.06693, -0.02545, -0.08246, -0.03837, 0.05212, -0.06088, -0.02982, -0.09533, -0.02991, 0.03203, -0.07044, 0.05563, -0.032, -0.008649, 0.01881, -0.062, 0.03991, -0.0381, -0.0214, 0.02214, -0.05882, 0.0311, -0.03877, -0.0169, 0.04031, -0.03875, 0.02915, -0.03989, -0.0127, 0.06524, -0.02147, 0.03714, -0.03946, 0.001717, 0.08188, -0.008634, 0.0457, -0.04052, 0.01545, 0.02866, -0.06843, 0.07462, -0.01903, 0.0208, 0.006468, -0.05287, 0.06092, -0.02304, 0.01337, 0.004986, -0.04064, 0.0548, -0.01734, 0.02275, 0.02607, -0.0138, 0.05955, -0.00707, 0.03479, 0.06069, 0.01162, 0.07706, 0.006028, 0.05608, 0.08486, 0.03287, 0.0951, 0.01833, 0.07126], "y0": " ", "yaxis": "y2"}], "layout": {"annotations": [{"font": {"color": "grey", "size": 11}, "showarrow": false, "text": "RMSE", "x": 0.225, "xanchor": "center", "xref": "paper", "y": 0.95, "yanchor": "bottom", "yref": "paper"}, {"font": {"color": "grey", "size": 11}, "showarrow": false, "text": "Adj-R2", "x": 0.775, "xanchor": "center", "xref": "paper", "y": 0.95, "yanchor": "bottom", "yref": "paper"}], "height": 400, "legend": {"orientation": "h", "title": {"text": "Moving Averages:"}, "x": 0.5, "xanchor": "center", "y": -0.1, "yanchor": "top"}, "margin": {"b": 60, "l": 80, "r": 40, "t": 80}, "title": {"text": "Observe Backward Elimination in All Models With Repect to Moving Averages<br><span style=\"font-size: 12.5px; color: lightgrey;\"> -- How meansures are changed by removing the impact of each coefficient</span>"}, "width": 800, "xaxis": {"anchor": "y", "domain": [0, 0.45]}, "xaxis2": {"anchor": "y2", "domain": [0.55, 1]}, "yaxis": {"anchor": "x", "domain": [0, 1], "title": {"text": "Difference"}}, "yaxis2": {"anchor": "x2", "domain": [0, 1]}}}
